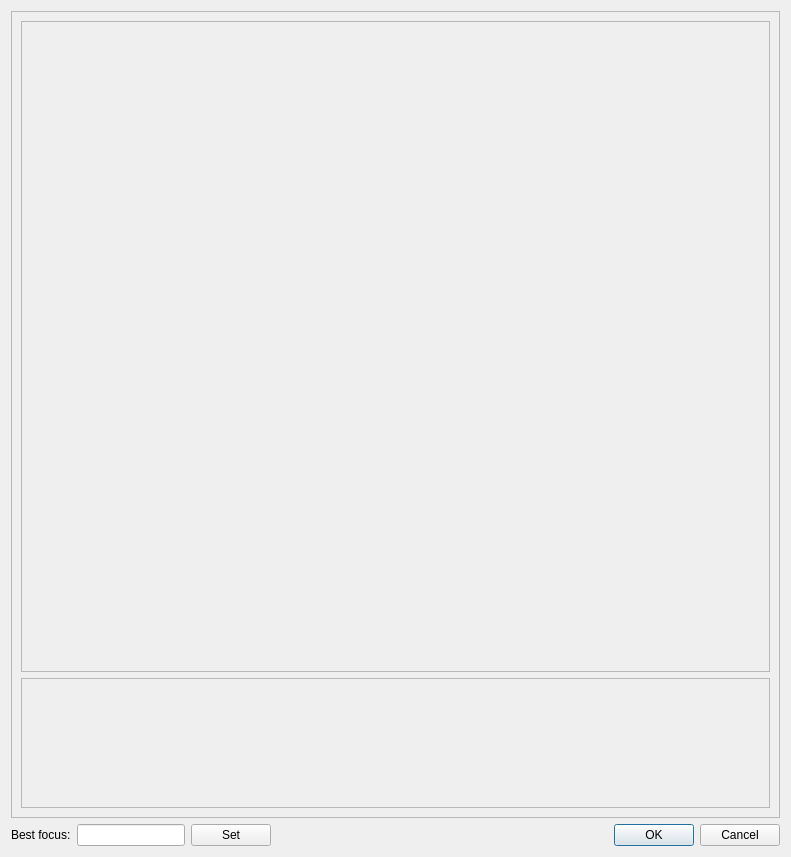
<?xml version="1.0" encoding="UTF-8"?>
<ui version="4.0">
 <class>FocussingPlotForm</class>
 <widget class="QDialog" name="FocussingPlotForm">
  <property name="geometry">
   <rect>
    <x>0</x>
    <y>0</y>
    <width>791</width>
    <height>857</height>
   </rect>
  </property>
  <property name="windowTitle">
   <string>Focussing curve</string>
  </property>
  <layout class="QVBoxLayout" name="verticalLayout_2">
   <item>
    <widget class="QFrame" name="commonFrame">
     <property name="frameShape">
      <enum>QFrame::StyledPanel</enum>
     </property>
     <property name="frameShadow">
      <enum>QFrame::Raised</enum>
     </property>
     <layout class="QVBoxLayout" name="verticalLayout_3">
      <item>
       <widget class="QFrame" name="curvePlotFrame">
        <property name="sizePolicy">
         <sizepolicy hsizetype="Preferred" vsizetype="Preferred">
          <horstretch>0</horstretch>
          <verstretch>5</verstretch>
         </sizepolicy>
        </property>
        <property name="frameShape">
         <enum>QFrame::StyledPanel</enum>
        </property>
        <property name="frameShadow">
         <enum>QFrame::Raised</enum>
        </property>
        <layout class="QVBoxLayout" name="verticalLayout">
         <item>
          <widget class="QwtPlot" name="qwtPlot"/>
         </item>
        </layout>
       </widget>
      </item>
      <item>
       <widget class="QScrollArea" name="imagesScrollArea">
        <property name="sizePolicy">
         <sizepolicy hsizetype="Expanding" vsizetype="Expanding">
          <horstretch>0</horstretch>
          <verstretch>1</verstretch>
         </sizepolicy>
        </property>
        <property name="verticalScrollBarPolicy">
         <enum>Qt::ScrollBarAlwaysOff</enum>
        </property>
        <property name="widgetResizable">
         <bool>true</bool>
        </property>
        <widget class="QWidget" name="scrollAreaWidgetContents">
         <property name="geometry">
          <rect>
           <x>0</x>
           <y>0</y>
           <width>759</width>
           <height>126</height>
          </rect>
         </property>
        </widget>
       </widget>
      </item>
     </layout>
    </widget>
   </item>
   <item>
    <layout class="QHBoxLayout" name="buttonsLayout">
     <item>
      <widget class="QLabel" name="bestFocusLabel">
       <property name="sizePolicy">
        <sizepolicy hsizetype="Preferred" vsizetype="Preferred">
         <horstretch>0</horstretch>
         <verstretch>0</verstretch>
        </sizepolicy>
       </property>
       <property name="text">
        <string>Best focus:</string>
       </property>
      </widget>
     </item>
     <item>
      <widget class="QLineEdit" name="bestFocusLineEdit">
       <property name="sizePolicy">
        <sizepolicy hsizetype="Minimum" vsizetype="Fixed">
         <horstretch>0</horstretch>
         <verstretch>0</verstretch>
        </sizepolicy>
       </property>
      </widget>
     </item>
     <item>
      <widget class="QPushButton" name="setBestFocusButton">
       <property name="sizePolicy">
        <sizepolicy hsizetype="Minimum" vsizetype="Fixed">
         <horstretch>0</horstretch>
         <verstretch>0</verstretch>
        </sizepolicy>
       </property>
       <property name="text">
        <string>Set</string>
       </property>
      </widget>
     </item>
     <item>
      <spacer name="horizontalSpacer">
       <property name="orientation">
        <enum>Qt::Horizontal</enum>
       </property>
       <property name="sizeHint" stdset="0">
        <size>
         <width>308</width>
         <height>20</height>
        </size>
       </property>
      </spacer>
     </item>
     <item>
      <widget class="QDialogButtonBox" name="buttonBox">
       <property name="orientation">
        <enum>Qt::Horizontal</enum>
       </property>
       <property name="standardButtons">
        <set>QDialogButtonBox::Cancel|QDialogButtonBox::Ok</set>
       </property>
      </widget>
     </item>
    </layout>
   </item>
  </layout>
 </widget>
 <customwidgets>
  <customwidget>
   <class>QwtPlot</class>
   <extends>QFrame</extends>
   <header>qwt_plot.h</header>
  </customwidget>
 </customwidgets>
 <resources/>
 <connections>
  <connection>
   <sender>buttonBox</sender>
   <signal>accepted()</signal>
   <receiver>FocussingPlotForm</receiver>
   <slot>accept()</slot>
   <hints>
    <hint type="sourcelabel">
     <x>248</x>
     <y>254</y>
    </hint>
    <hint type="destinationlabel">
     <x>157</x>
     <y>274</y>
    </hint>
   </hints>
  </connection>
  <connection>
   <sender>buttonBox</sender>
   <signal>rejected()</signal>
   <receiver>FocussingPlotForm</receiver>
   <slot>reject()</slot>
   <hints>
    <hint type="sourcelabel">
     <x>316</x>
     <y>260</y>
    </hint>
    <hint type="destinationlabel">
     <x>286</x>
     <y>274</y>
    </hint>
   </hints>
  </connection>
 </connections>
</ui>
